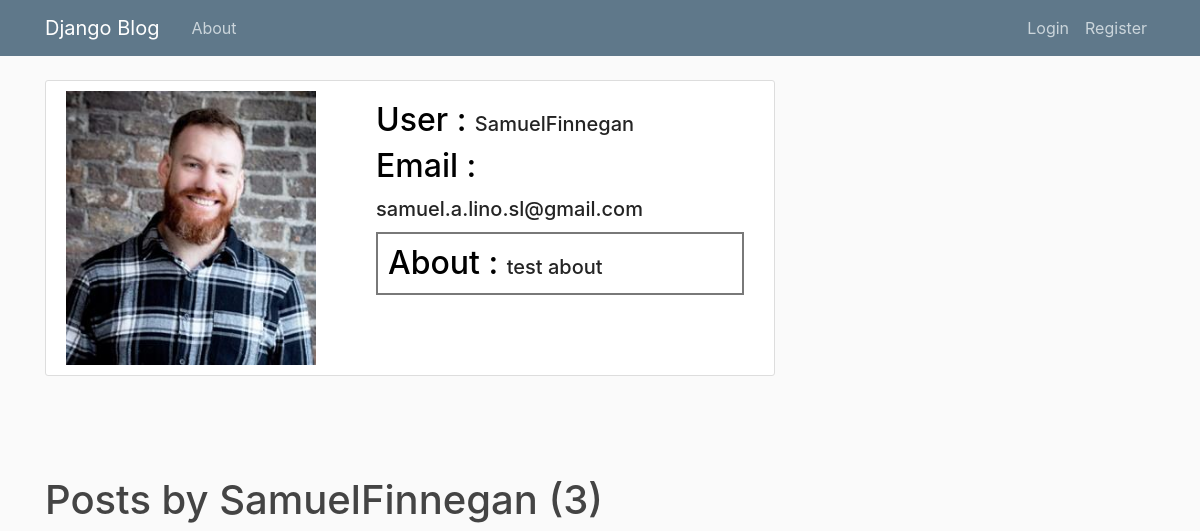
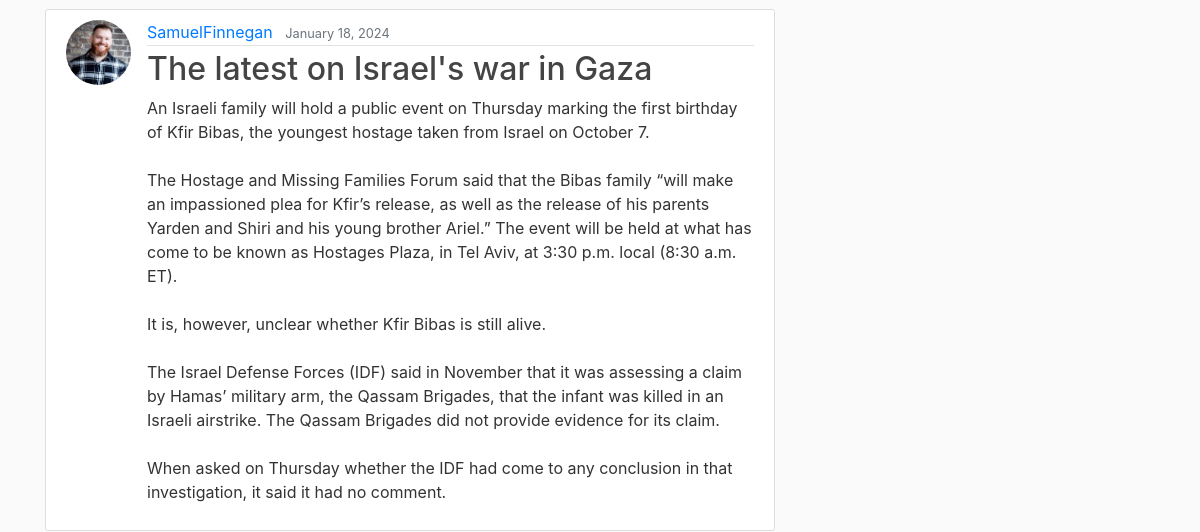
/user/SamuelFinnegan (upper part), run on an earlier commit of the app's database (2 pictures, top to bottom).
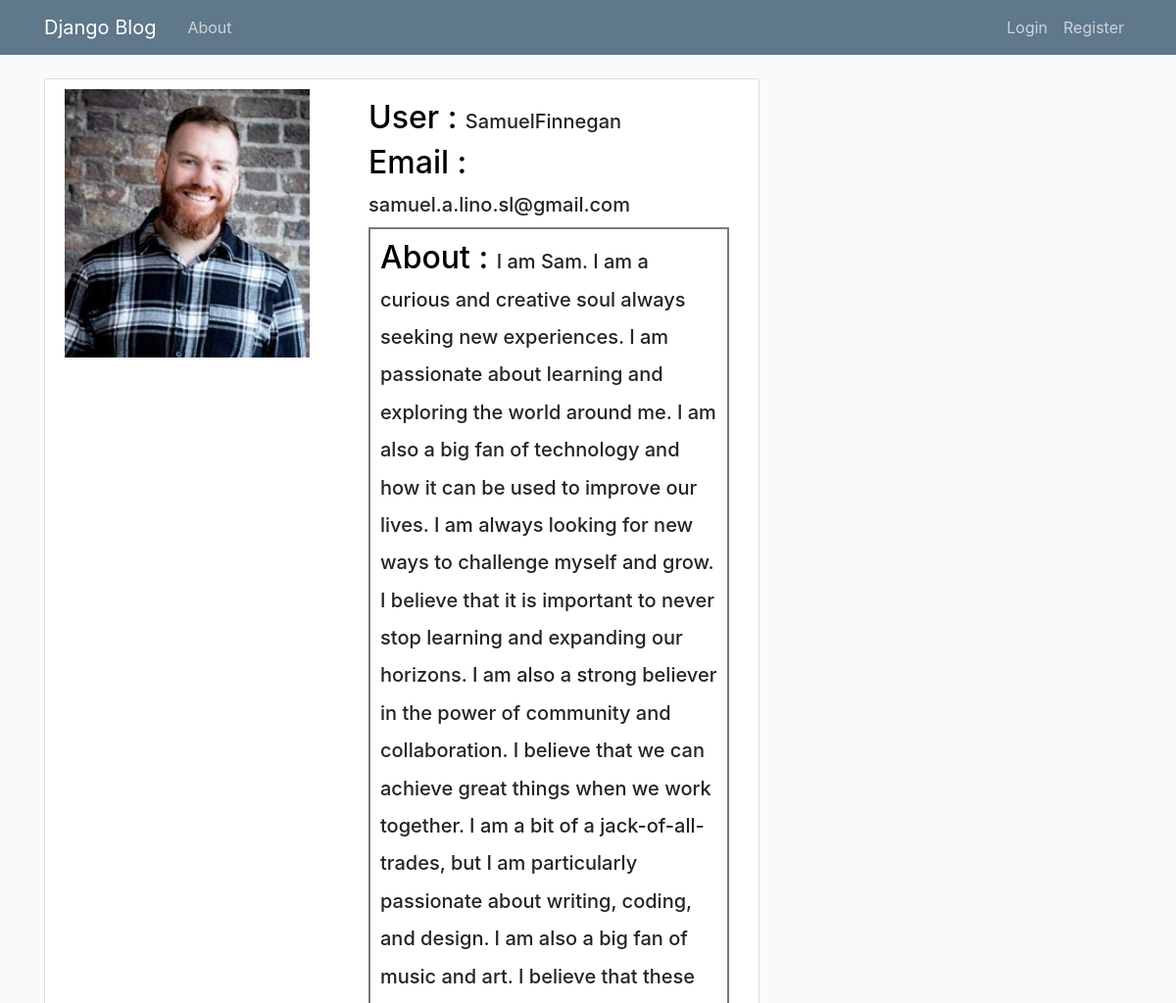
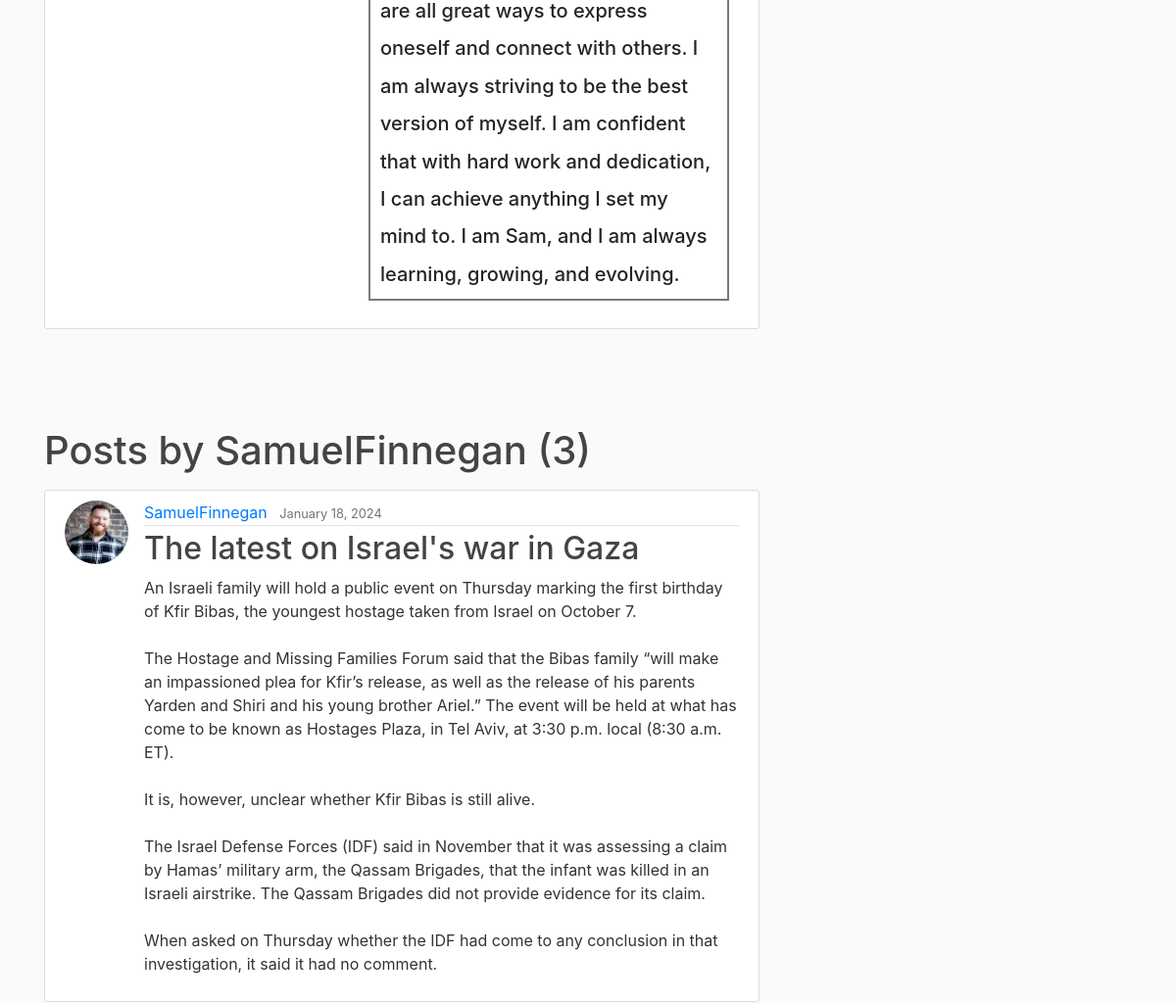
And on a later commit of the database (2 pictures, top to bottom).
### users/models.py (models this page shows, shortened)
class Profile(models.Model):
    user = models.OneToOneField(User, on_delete=models.CASCADE)
    img = models.ImageField(default="default.png", upload_to="profile_pics")
    about = models.TextField(default="test about")

### blog/views.py (the view)
# urls.py: path("user/<str:username>", views.PostUser.as_view(), name="blog-post-user"),
class PostUser(ListView):
    model = Post
    template_name = "blog/post_user.html"
    ordering = ["-date_posted"]
    context_object_name = 'posts'
    paginate_by = 5
    def get_queryset(self):
        user = get_object_or_404(User, username=self.kwargs.get('username'))
        return Post.objects.filter(author=user).order_by('-date_posted')
    def get_context_data(self, **kwargs):
        context = super().get_context_data(**kwargs)
        user = get_object_or_404(User, username=self.kwargs.get('username'))
        profile = Profile.objects.get(user=user)
        context['user_profile'] = profile
        return context

### blog/templates/blog/post_user.html (shortened to what this page needs)
{% extends "blog/base.html" %}
{% block content %}
    <div class="media content-section calling-card">
        <div class="profile-img">
            <img src="{{ user_profile.img.url }}">
        </div>
        <div class="profile-content media-body">
            <h2>User : <span>{{ user_profile.user }} </span></h2>
            <h2>Email : <span>{{ user_profile.user.email }} </span></h2>
            <h2>About : <span>{{ user_profile.about }}</span></h2>
        </div>
    </div>
    <h1 class="mb-3">Posts by {{ view.kwargs.username }} ({{ page_obj.paginator.count }})</h1>
    {% for post in posts %}
        <article class="media content-section">
          <img class="rounded-circle article-img" src="{{ post.author.profile.img.url }}">
          <div class="media-body">
            <div class="article-metadata">
              <a class="mr-2" href="{% url 'blog-post-user' post.author.username %}">{{ post.author }}</a>
              <small class="text-muted">{{ post.date_posted|date:"F d, Y" }}</small>
            </div>
            <h2><a class="article-title" href="{% url 'blog-post' post.id %}">{{ post.title }}</a></h2>
            <p class="article-content">{{ post.content }}</p>
          </div>
        </article>
    {% endfor %}
{% endblock content %}

What changed in the data, as far as the page shows it:
changed Profile "SamuelFinnegan": about "test about" → "I am Sam. I am a curious and creative soul always seeking new experiences. I am passionate about learning and exploring the world around me. I am also a big fan of technology and how it can be used to improve our lives. I am always looking for new ways to challenge myself and grow. I believe that it is important to never stop learning and expanding our horizons. I am also a strong believer in the power of community and collaboration. I believe that we can achieve great things when we work together. I am a bit of a jack-of-all-trades, but I am particularly passionate about writing, coding, and design. I am also a big fan of music and art. I believe that these are all great ways to express…"
